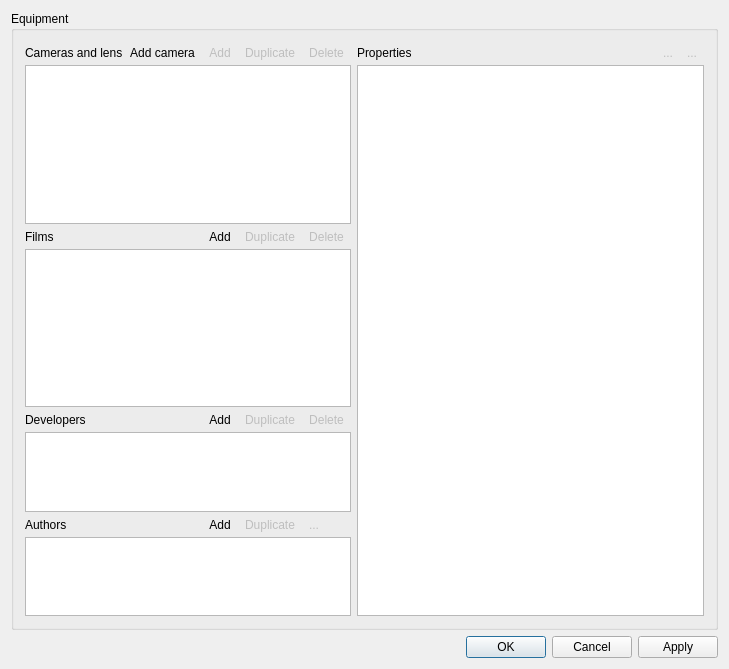
<?xml version="1.0" encoding="UTF-8"?>
<ui version="4.0">
 <class>EditGearClass</class>
 <widget class="QWidget" name="EditGearClass">
  <property name="geometry">
   <rect>
    <x>0</x>
    <y>0</y>
    <width>729</width>
    <height>669</height>
   </rect>
  </property>
  <property name="windowTitle">
   <string>Edit equipment[*]</string>
  </property>
  <property name="windowIcon">
   <iconset resource="../res/analogexif.qrc">
    <normaloff>:/images/icons/camera_edit.png</normaloff>:/images/icons/camera_edit.png</iconset>
  </property>
  <layout class="QVBoxLayout" name="verticalLayout">
   <item>
    <widget class="QGroupBox" name="groupBox">
     <property name="sizePolicy">
      <sizepolicy hsizetype="Preferred" vsizetype="Preferred">
       <horstretch>0</horstretch>
       <verstretch>100</verstretch>
      </sizepolicy>
     </property>
     <property name="title">
      <string>Equipment</string>
     </property>
     <layout class="QHBoxLayout" name="horizontalLayout_2" stretch="30,70">
      <item>
       <layout class="QGridLayout" name="gridLayout" rowstretch="0,30,0,30,0,15,0,15">
        <property name="horizontalSpacing">
         <number>0</number>
        </property>
        <property name="verticalSpacing">
         <number>2</number>
        </property>
        <item row="0" column="0">
         <widget class="QLabel" name="label">
          <property name="text">
           <string>Cameras and lens</string>
          </property>
         </widget>
        </item>
        <item row="1" column="0" colspan="5">
         <widget class="GearTreeView" name="gearView">
          <property name="sizePolicy">
           <sizepolicy hsizetype="Expanding" vsizetype="Expanding">
            <horstretch>0</horstretch>
            <verstretch>60</verstretch>
           </sizepolicy>
          </property>
          <property name="font">
           <font>
            <kerning>true</kerning>
           </font>
          </property>
          <property name="contextMenuPolicy">
           <enum>Qt::ContextMenuPolicy::CustomContextMenu</enum>
          </property>
          <property name="statusTip">
           <string>Select the equipment to edit</string>
          </property>
          <property name="styleSheet">
           <string notr="true">/* keep selection even when focus is lost */
QTreeView::item:selected:!active{
	selection-color:						palette(highlighted-text);
	selection-background-color:	palette(highlight);
}</string>
          </property>
          <property name="dragEnabled">
           <bool>true</bool>
          </property>
          <property name="dragDropOverwriteMode">
           <bool>false</bool>
          </property>
          <property name="dragDropMode">
           <enum>QAbstractItemView::DragDropMode::DragDrop</enum>
          </property>
          <property name="defaultDropAction">
           <enum>Qt::DropAction::MoveAction</enum>
          </property>
          <property name="alternatingRowColors">
           <bool>true</bool>
          </property>
          <property name="selectionMode">
           <enum>QAbstractItemView::SelectionMode::ExtendedSelection</enum>
          </property>
          <property name="uniformRowHeights">
           <bool>true</bool>
          </property>
          <property name="itemsExpandable">
           <bool>true</bool>
          </property>
          <attribute name="headerVisible">
           <bool>false</bool>
          </attribute>
          <attribute name="headerStretchLastSection">
           <bool>true</bool>
          </attribute>
         </widget>
        </item>
        <item row="2" column="0">
         <widget class="QLabel" name="label_2">
          <property name="text">
           <string>Films</string>
          </property>
         </widget>
        </item>
        <item row="3" column="0" colspan="5">
         <widget class="GearListView" name="filmView">
          <property name="sizePolicy">
           <sizepolicy hsizetype="Expanding" vsizetype="Expanding">
            <horstretch>0</horstretch>
            <verstretch>40</verstretch>
           </sizepolicy>
          </property>
          <property name="font">
           <font>
            <pointsize>13</pointsize>
            <kerning>true</kerning>
           </font>
          </property>
          <property name="contextMenuPolicy">
           <enum>Qt::ContextMenuPolicy::CustomContextMenu</enum>
          </property>
          <property name="statusTip">
           <string>Select the film to edit</string>
          </property>
          <property name="styleSheet">
           <string notr="true">/* keep selection even when focus is lost */
QListView::item:selected:!active{
	selection-color:						palette(highlighted-text);
	selection-background-color:	palette(highlight);
}</string>
          </property>
          <property name="dragEnabled">
           <bool>true</bool>
          </property>
          <property name="dragDropMode">
           <enum>QAbstractItemView::DragDropMode::DragDrop</enum>
          </property>
          <property name="defaultDropAction">
           <enum>Qt::DropAction::MoveAction</enum>
          </property>
          <property name="alternatingRowColors">
           <bool>true</bool>
          </property>
         </widget>
        </item>
        <item row="4" column="0">
         <widget class="QLabel" name="label_5">
          <property name="text">
           <string>Developers</string>
          </property>
         </widget>
        </item>
        <item row="5" column="0" colspan="5">
         <widget class="GearListView" name="developerView">
          <property name="font">
           <font>
            <pointsize>13</pointsize>
            <kerning>true</kerning>
           </font>
          </property>
          <property name="contextMenuPolicy">
           <enum>Qt::ContextMenuPolicy::CustomContextMenu</enum>
          </property>
          <property name="statusTip">
           <string>Select the developer to edit</string>
          </property>
          <property name="styleSheet">
           <string notr="true">/* keep selection even when focus is lost */
QListView::item:selected:!active{
	selection-color:						palette(highlighted-text);
	selection-background-color:	palette(highlight);
}</string>
          </property>
         </widget>
        </item>
        <item row="6" column="0">
         <widget class="QLabel" name="label_4">
          <property name="text">
           <string>Authors</string>
          </property>
         </widget>
        </item>
        <item row="7" column="0" colspan="5">
         <widget class="GearListView" name="authorView">
          <property name="font">
           <font>
            <pointsize>13</pointsize>
            <kerning>true</kerning>
           </font>
          </property>
          <property name="contextMenuPolicy">
           <enum>Qt::ContextMenuPolicy::CustomContextMenu</enum>
          </property>
          <property name="statusTip">
           <string>Select the author to edit</string>
          </property>
          <property name="styleSheet">
           <string notr="true">/* keep selection even when focus is lost */
QListView::item:selected:!active{
	selection-color:						palette(highlighted-text);
	selection-background-color:	palette(highlight);
}</string>
          </property>
         </widget>
        </item>
        <item row="6" column="4">
         <widget class="QToolButton" name="delAuthorBtn">
          <property name="enabled">
           <bool>false</bool>
          </property>
          <property name="toolTip">
           <string>Delete selected author(s)</string>
          </property>
          <property name="statusTip">
           <string>Delete selected author(s)</string>
          </property>
          <property name="text">
           <string>...</string>
          </property>
          <property name="icon">
           <iconset resource="../res/analogexif.qrc">
            <normaloff>:/images/icons/delete.png</normaloff>:/images/icons/delete.png</iconset>
          </property>
          <property name="autoRaise">
           <bool>true</bool>
          </property>
         </widget>
        </item>
        <item row="6" column="2">
         <widget class="QToolButton" name="addAuthorBtn">
          <property name="toolTip">
           <string>Add new author</string>
          </property>
          <property name="statusTip">
           <string>Add new author</string>
          </property>
          <property name="text">
           <string>Add</string>
          </property>
          <property name="icon">
           <iconset resource="../res/analogexif.qrc">
            <normaloff>:/images/icons/add.png</normaloff>:/images/icons/add.png</iconset>
          </property>
          <property name="autoRaise">
           <bool>true</bool>
          </property>
         </widget>
        </item>
        <item row="4" column="2">
         <widget class="QToolButton" name="addDevBtn">
          <property name="toolTip">
           <string>Add new developer</string>
          </property>
          <property name="statusTip">
           <string>Add new developer</string>
          </property>
          <property name="text">
           <string>Add</string>
          </property>
          <property name="icon">
           <iconset resource="../res/analogexif.qrc">
            <normaloff>:/images/icons/add.png</normaloff>:/images/icons/add.png</iconset>
          </property>
          <property name="autoRaise">
           <bool>true</bool>
          </property>
         </widget>
        </item>
        <item row="4" column="4">
         <widget class="QToolButton" name="delDevBtn">
          <property name="enabled">
           <bool>false</bool>
          </property>
          <property name="toolTip">
           <string>Delete selected developer(s)</string>
          </property>
          <property name="statusTip">
           <string>Delete selected developer(s)</string>
          </property>
          <property name="text">
           <string>Delete</string>
          </property>
          <property name="icon">
           <iconset resource="../res/analogexif.qrc">
            <normaloff>:/images/icons/delete.png</normaloff>:/images/icons/delete.png</iconset>
          </property>
          <property name="autoRaise">
           <bool>true</bool>
          </property>
         </widget>
        </item>
        <item row="2" column="2">
         <widget class="QToolButton" name="addFilmBtn">
          <property name="toolTip">
           <string>Add new film</string>
          </property>
          <property name="statusTip">
           <string>Add new film</string>
          </property>
          <property name="text">
           <string>Add</string>
          </property>
          <property name="icon">
           <iconset resource="../res/analogexif.qrc">
            <normaloff>:/images/icons/add.png</normaloff>:/images/icons/add.png</iconset>
          </property>
          <property name="autoRaise">
           <bool>true</bool>
          </property>
         </widget>
        </item>
        <item row="2" column="4">
         <widget class="QToolButton" name="delFilmBtn">
          <property name="enabled">
           <bool>false</bool>
          </property>
          <property name="toolTip">
           <string>Delete selected film(s)</string>
          </property>
          <property name="statusTip">
           <string>Delete selected film(s)</string>
          </property>
          <property name="text">
           <string>Delete</string>
          </property>
          <property name="icon">
           <iconset resource="../res/analogexif.qrc">
            <normaloff>:/images/icons/delete.png</normaloff>:/images/icons/delete.png</iconset>
          </property>
          <property name="autoRaise">
           <bool>true</bool>
          </property>
         </widget>
        </item>
        <item row="0" column="2">
         <widget class="QToolButton" name="addLensBtn">
          <property name="enabled">
           <bool>false</bool>
          </property>
          <property name="toolTip">
           <string>Add new lens</string>
          </property>
          <property name="statusTip">
           <string>Add new lens</string>
          </property>
          <property name="text">
           <string>Add</string>
          </property>
          <property name="icon">
           <iconset resource="../res/analogexif.qrc">
            <normaloff>:/images/icons/add.png</normaloff>:/images/icons/add.png</iconset>
          </property>
          <property name="autoRaise">
           <bool>true</bool>
          </property>
         </widget>
        </item>
        <item row="0" column="4">
         <widget class="QToolButton" name="delGearBtn">
          <property name="enabled">
           <bool>false</bool>
          </property>
          <property name="toolTip">
           <string>Delete selected equipment</string>
          </property>
          <property name="statusTip">
           <string>Delete selected equipment</string>
          </property>
          <property name="text">
           <string>Delete</string>
          </property>
          <property name="icon">
           <iconset resource="../res/analogexif.qrc">
            <normaloff>:/images/icons/delete.png</normaloff>:/images/icons/delete.png</iconset>
          </property>
          <property name="autoRaise">
           <bool>true</bool>
          </property>
         </widget>
        </item>
        <item row="0" column="1">
         <widget class="QToolButton" name="addCameraBtn">
          <property name="toolTip">
           <string>Add new camera body</string>
          </property>
          <property name="statusTip">
           <string>Add new camera body</string>
          </property>
          <property name="text">
           <string>Add camera</string>
          </property>
          <property name="icon">
           <iconset resource="../res/analogexif.qrc">
            <normaloff>:/images/icons/camera_add.png</normaloff>:/images/icons/camera_add.png</iconset>
          </property>
          <property name="autoRaise">
           <bool>true</bool>
          </property>
         </widget>
        </item>
        <item row="0" column="3">
         <widget class="QToolButton" name="dupGearBtn">
          <property name="enabled">
           <bool>false</bool>
          </property>
          <property name="toolTip">
           <string>Duplicate selected equipment</string>
          </property>
          <property name="statusTip">
           <string>Duplicate selected equipment</string>
          </property>
          <property name="text">
           <string>Duplicate</string>
          </property>
          <property name="icon">
           <iconset resource="../res/analogexif.qrc">
            <normaloff>:/images/icons/page_copy.png</normaloff>:/images/icons/page_copy.png</iconset>
          </property>
          <property name="autoRaise">
           <bool>true</bool>
          </property>
         </widget>
        </item>
        <item row="2" column="3">
         <widget class="QToolButton" name="dupFilmBtn">
          <property name="enabled">
           <bool>false</bool>
          </property>
          <property name="toolTip">
           <string>Duplicate selected film(s)</string>
          </property>
          <property name="statusTip">
           <string>Duplicate selected film(s)</string>
          </property>
          <property name="text">
           <string>Duplicate</string>
          </property>
          <property name="icon">
           <iconset resource="../res/analogexif.qrc">
            <normaloff>:/images/icons/page_copy.png</normaloff>:/images/icons/page_copy.png</iconset>
          </property>
          <property name="autoRaise">
           <bool>true</bool>
          </property>
         </widget>
        </item>
        <item row="4" column="3">
         <widget class="QToolButton" name="dupDevBtn">
          <property name="enabled">
           <bool>false</bool>
          </property>
          <property name="toolTip">
           <string>Duplicate selected developer(s)</string>
          </property>
          <property name="statusTip">
           <string>Duplicate selected developer(s)</string>
          </property>
          <property name="text">
           <string>Duplicate</string>
          </property>
          <property name="icon">
           <iconset resource="../res/analogexif.qrc">
            <normaloff>:/images/icons/page_copy.png</normaloff>:/images/icons/page_copy.png</iconset>
          </property>
          <property name="autoRaise">
           <bool>true</bool>
          </property>
         </widget>
        </item>
        <item row="6" column="3">
         <widget class="QToolButton" name="dupAuthorBtn">
          <property name="enabled">
           <bool>false</bool>
          </property>
          <property name="toolTip">
           <string>Duplicate selected author(s)</string>
          </property>
          <property name="statusTip">
           <string>Duplicate selected author(s)</string>
          </property>
          <property name="text">
           <string>Duplicate</string>
          </property>
          <property name="icon">
           <iconset resource="../res/analogexif.qrc">
            <normaloff>:/images/icons/page_copy.png</normaloff>:/images/icons/page_copy.png</iconset>
          </property>
          <property name="autoRaise">
           <bool>true</bool>
          </property>
          <property name="arrowType">
           <enum>Qt::ArrowType::NoArrow</enum>
          </property>
         </widget>
        </item>
       </layout>
      </item>
      <item>
       <layout class="QGridLayout" name="gridLayout_2" columnstretch="0,0,0,0">
        <property name="horizontalSpacing">
         <number>0</number>
        </property>
        <property name="verticalSpacing">
         <number>2</number>
        </property>
        <item row="0" column="0">
         <widget class="QLabel" name="label_3">
          <property name="text">
           <string>Properties</string>
          </property>
         </widget>
        </item>
        <item row="1" column="0" colspan="4">
         <widget class="GearTableView" name="metadataView">
          <property name="sizePolicy">
           <sizepolicy hsizetype="Expanding" vsizetype="Expanding">
            <horstretch>0</horstretch>
            <verstretch>0</verstretch>
           </sizepolicy>
          </property>
          <property name="font">
           <font>
            <kerning>true</kerning>
           </font>
          </property>
          <property name="contextMenuPolicy">
           <enum>Qt::ContextMenuPolicy::CustomContextMenu</enum>
          </property>
          <property name="showDropIndicator" stdset="0">
           <bool>false</bool>
          </property>
          <property name="alternatingRowColors">
           <bool>true</bool>
          </property>
          <property name="selectionMode">
           <enum>QAbstractItemView::SelectionMode::ExtendedSelection</enum>
          </property>
          <property name="selectionBehavior">
           <enum>QAbstractItemView::SelectionBehavior::SelectRows</enum>
          </property>
          <property name="showGrid">
           <bool>false</bool>
          </property>
          <property name="gridStyle">
           <enum>Qt::PenStyle::SolidLine</enum>
          </property>
          <property name="wordWrap">
           <bool>false</bool>
          </property>
          <attribute name="horizontalHeaderVisible">
           <bool>false</bool>
          </attribute>
          <attribute name="horizontalHeaderMinimumSectionSize">
           <number>150</number>
          </attribute>
          <attribute name="horizontalHeaderDefaultSectionSize">
           <number>150</number>
          </attribute>
          <attribute name="horizontalHeaderHighlightSections">
           <bool>false</bool>
          </attribute>
          <attribute name="horizontalHeaderStretchLastSection">
           <bool>true</bool>
          </attribute>
          <attribute name="verticalHeaderVisible">
           <bool>false</bool>
          </attribute>
          <attribute name="verticalHeaderCascadingSectionResizes">
           <bool>false</bool>
          </attribute>
          <attribute name="verticalHeaderMinimumSectionSize">
           <number>13</number>
          </attribute>
          <attribute name="verticalHeaderDefaultSectionSize">
           <number>13</number>
          </attribute>
         </widget>
        </item>
        <item row="0" column="3">
         <widget class="QToolButton" name="delTagBtn">
          <property name="enabled">
           <bool>false</bool>
          </property>
          <property name="toolTip">
           <string>Delete meta tag</string>
          </property>
          <property name="text">
           <string>...</string>
          </property>
          <property name="icon">
           <iconset resource="../res/analogexif.qrc">
            <normaloff>:/images/icons/delete.png</normaloff>:/images/icons/delete.png</iconset>
          </property>
          <property name="autoRaise">
           <bool>true</bool>
          </property>
         </widget>
        </item>
        <item row="0" column="2">
         <widget class="QToolButton" name="addTagBtn">
          <property name="enabled">
           <bool>false</bool>
          </property>
          <property name="toolTip">
           <string>Add new meta tag</string>
          </property>
          <property name="text">
           <string>...</string>
          </property>
          <property name="icon">
           <iconset resource="../res/analogexif.qrc">
            <normaloff>:/images/icons/add.png</normaloff>:/images/icons/add.png</iconset>
          </property>
          <property name="autoRaise">
           <bool>true</bool>
          </property>
         </widget>
        </item>
       </layout>
      </item>
     </layout>
    </widget>
   </item>
   <item>
    <layout class="QHBoxLayout" name="horizontalLayout">
     <item>
      <spacer name="horizontalSpacer">
       <property name="orientation">
        <enum>Qt::Orientation::Horizontal</enum>
       </property>
       <property name="sizeHint" stdset="0">
        <size>
         <width>40</width>
         <height>20</height>
        </size>
       </property>
      </spacer>
     </item>
     <item>
      <widget class="QDialogButtonBox" name="buttonBox">
       <property name="standardButtons">
        <set>QDialogButtonBox::StandardButton::Apply|QDialogButtonBox::StandardButton::Cancel|QDialogButtonBox::StandardButton::Ok</set>
       </property>
      </widget>
     </item>
    </layout>
   </item>
  </layout>
  <action name="actionAdd_new_camera_body">
   <property name="text">
    <string>Add new camera body</string>
   </property>
  </action>
  <action name="actionAdd_new_camera_lens">
   <property name="text">
    <string>Add new camera lens</string>
   </property>
  </action>
  <action name="actionAdd_new_film">
   <property name="text">
    <string>Add new film</string>
   </property>
  </action>
  <action name="actionDuplicate">
   <property name="text">
    <string>Duplicate...</string>
   </property>
  </action>
  <action name="actionDelete">
   <property name="text">
    <string>Delete</string>
   </property>
   <property name="shortcut">
    <string>Del</string>
   </property>
  </action>
  <action name="actionAdd_new_developer">
   <property name="text">
    <string>Add new developer</string>
   </property>
  </action>
  <action name="actionAdd_new_author">
   <property name="text">
    <string>Add new author</string>
   </property>
  </action>
  <action name="actionAdd_new_meta_tag">
   <property name="enabled">
    <bool>false</bool>
   </property>
   <property name="text">
    <string>Add new meta tag</string>
   </property>
  </action>
  <action name="actionDelete_meta_tag">
   <property name="enabled">
    <bool>false</bool>
   </property>
   <property name="text">
    <string>Delete meta tag</string>
   </property>
  </action>
 </widget>
 <layoutdefault spacing="6" margin="11"/>
 <customwidgets>
  <customwidget>
   <class>GearListView</class>
   <extends>QListView</extends>
   <header>gearlistview.h</header>
  </customwidget>
  <customwidget>
   <class>GearTreeView</class>
   <extends>QTreeView</extends>
   <header>geartreeview.h</header>
  </customwidget>
  <customwidget>
   <class>GearTableView</class>
   <extends>QTableView</extends>
   <header>geartableview.h</header>
  </customwidget>
 </customwidgets>
 <tabstops>
  <tabstop>gearView</tabstop>
  <tabstop>filmView</tabstop>
  <tabstop>developerView</tabstop>
  <tabstop>authorView</tabstop>
  <tabstop>metadataView</tabstop>
  <tabstop>addCameraBtn</tabstop>
  <tabstop>addLensBtn</tabstop>
  <tabstop>dupGearBtn</tabstop>
  <tabstop>delGearBtn</tabstop>
  <tabstop>addFilmBtn</tabstop>
  <tabstop>dupFilmBtn</tabstop>
  <tabstop>delFilmBtn</tabstop>
  <tabstop>addDevBtn</tabstop>
  <tabstop>dupDevBtn</tabstop>
  <tabstop>delDevBtn</tabstop>
  <tabstop>addAuthorBtn</tabstop>
  <tabstop>dupAuthorBtn</tabstop>
  <tabstop>delAuthorBtn</tabstop>
  <tabstop>addTagBtn</tabstop>
  <tabstop>delTagBtn</tabstop>
 </tabstops>
 <resources>
  <include location="../res/analogexif.qrc"/>
 </resources>
 <connections>
  <connection>
   <sender>addFilmBtn</sender>
   <signal>clicked()</signal>
   <receiver>actionAdd_new_film</receiver>
   <slot>trigger()</slot>
   <hints>
    <hint type="sourcelabel">
     <x>189</x>
     <y>191</y>
    </hint>
    <hint type="destinationlabel">
     <x>-1</x>
     <y>-1</y>
    </hint>
   </hints>
  </connection>
  <connection>
   <sender>addDevBtn</sender>
   <signal>clicked()</signal>
   <receiver>actionAdd_new_developer</receiver>
   <slot>trigger()</slot>
   <hints>
    <hint type="sourcelabel">
     <x>189</x>
     <y>340</y>
    </hint>
    <hint type="destinationlabel">
     <x>-1</x>
     <y>-1</y>
    </hint>
   </hints>
  </connection>
  <connection>
   <sender>addAuthorBtn</sender>
   <signal>clicked()</signal>
   <receiver>actionAdd_new_author</receiver>
   <slot>trigger()</slot>
   <hints>
    <hint type="sourcelabel">
     <x>189</x>
     <y>427</y>
    </hint>
    <hint type="destinationlabel">
     <x>-1</x>
     <y>-1</y>
    </hint>
   </hints>
  </connection>
  <connection>
   <sender>addCameraBtn</sender>
   <signal>clicked()</signal>
   <receiver>actionAdd_new_camera_body</receiver>
   <slot>trigger()</slot>
   <hints>
    <hint type="sourcelabel">
     <x>166</x>
     <y>43</y>
    </hint>
    <hint type="destinationlabel">
     <x>-1</x>
     <y>-1</y>
    </hint>
   </hints>
  </connection>
  <connection>
   <sender>delTagBtn</sender>
   <signal>clicked()</signal>
   <receiver>actionDelete_meta_tag</receiver>
   <slot>trigger()</slot>
   <hints>
    <hint type="sourcelabel">
     <x>697</x>
     <y>43</y>
    </hint>
    <hint type="destinationlabel">
     <x>-1</x>
     <y>-1</y>
    </hint>
   </hints>
  </connection>
 </connections>
</ui>
